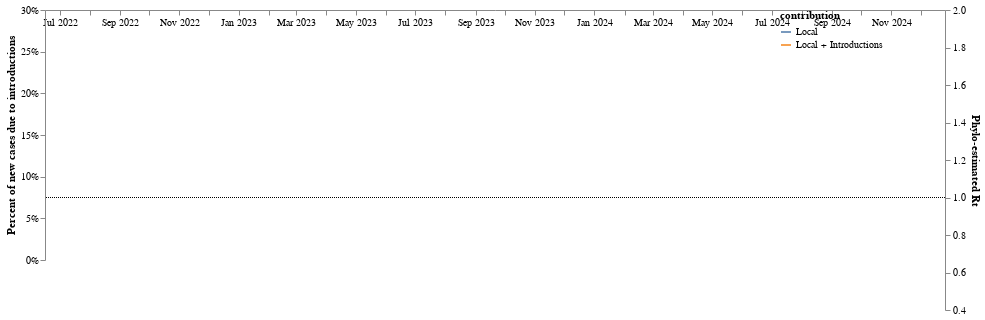

Notebook code for this chart:
### Code cell
alt.layer(intro_plot, line_rt).resolve_scale(y= "independent")

### Figure 1 — Vega-Lite specification as saved in the notebook (floating-point values rounded to 4 significant figures; data arrays with more than 128 entries replaced by an {"elided": "..."} marker saying what was removed)
{"config": {"view": {"continuousWidth": 400, "continuousHeight": 300}}, "layer": [{"layer": [{"mark": {"type": "area", "clip": true, "interpolate": "monotone", "opacity": 0.9}, "encoding": {"x": {"axis": {"format": "%b %Y", "grid": false, "tickCount": "month", "title": ""}, "field": "date", "type": "temporal"}, "y": {"axis": {"format": "%", "grid": false}, "field": "lower_hpd_log_50_MA", "scale": {"domain": [0.0, 0.3]}, "title": "Percent of new cases due to introductions", "type": "quantitative"}, "y2": {"field": "upper_hpd_log_50_MA"}}, "height": 250, "width": 900}, {"mark": {"type": "area", "clip": true, "interpolate": "monotone", "opacity": 0.2}, "encoding": {"x": {"axis": {"format": "%b %Y", "grid": false, "tickCount": "month", "title": ""}, "field": "date", "type": "temporal"}, "y": {"axis": {"format": "%", "grid": false}, "field": "lower_hpd_log_95_MA", "scale": {"domain": [0.0, 0.3]}, "title": "Percent of new cases due to introductions", "type": "quantitative"}, "y2": {"field": "upper_hpd_log_95_MA"}}, "height": 250, "width": 900}], "data": {"name": "data-30ee47f000c4e976b2b2d0e823080010"}, "resolve": {"scale": {"y": "shared"}}}, {"layer": [{"data": {"name": "data-e69ceb46c1474e09944c4ff33f4be179"}, "mark": {"type": "line", "clip": true, "interpolate": "monotone", "opacity": 1, "strokeDash": [5, 1]}, "encoding": {"color": {"field": "contribution", "legend": {"offset": -200}, "type": "nominal"}, "x": {"axis": {"format": "%B %Y", "grid": false, "tickCount": "month", "title": ""}, "field": "date", "type": "temporal"}, "y": {"axis": {"grid": false, "title": "Phylo-estimated Rt"}, "field": "mean_percent_MA", "scale": {"domain": [0.5, 2]}, "type": "quantitative"}}, "height": 300, "width": 900}, {"data": {"name": "data-0f80976e06af035141dd0a0f11df9332"}, "mark": {"type": "rule", "strokeDash": [1, 1]}, "encoding": {"y": {"field": "y", "type": "quantitative"}}, "height": 300, "width": 900}]}], "resolve": {"scale": {"y": "independent"}}, "$schema": "https://vega.github.io/schema/vega-lite/v4.17.0.json", "datasets": {"data-30ee47f000c4e976b2b2d0e823080010": {"elided": "133 records"}, "data-e69ceb46c1474e09944c4ff33f4be179": {"elided": "266 records"}, "data-0f80976e06af035141dd0a0f11df9332": [{"y": 1.0}]}}
